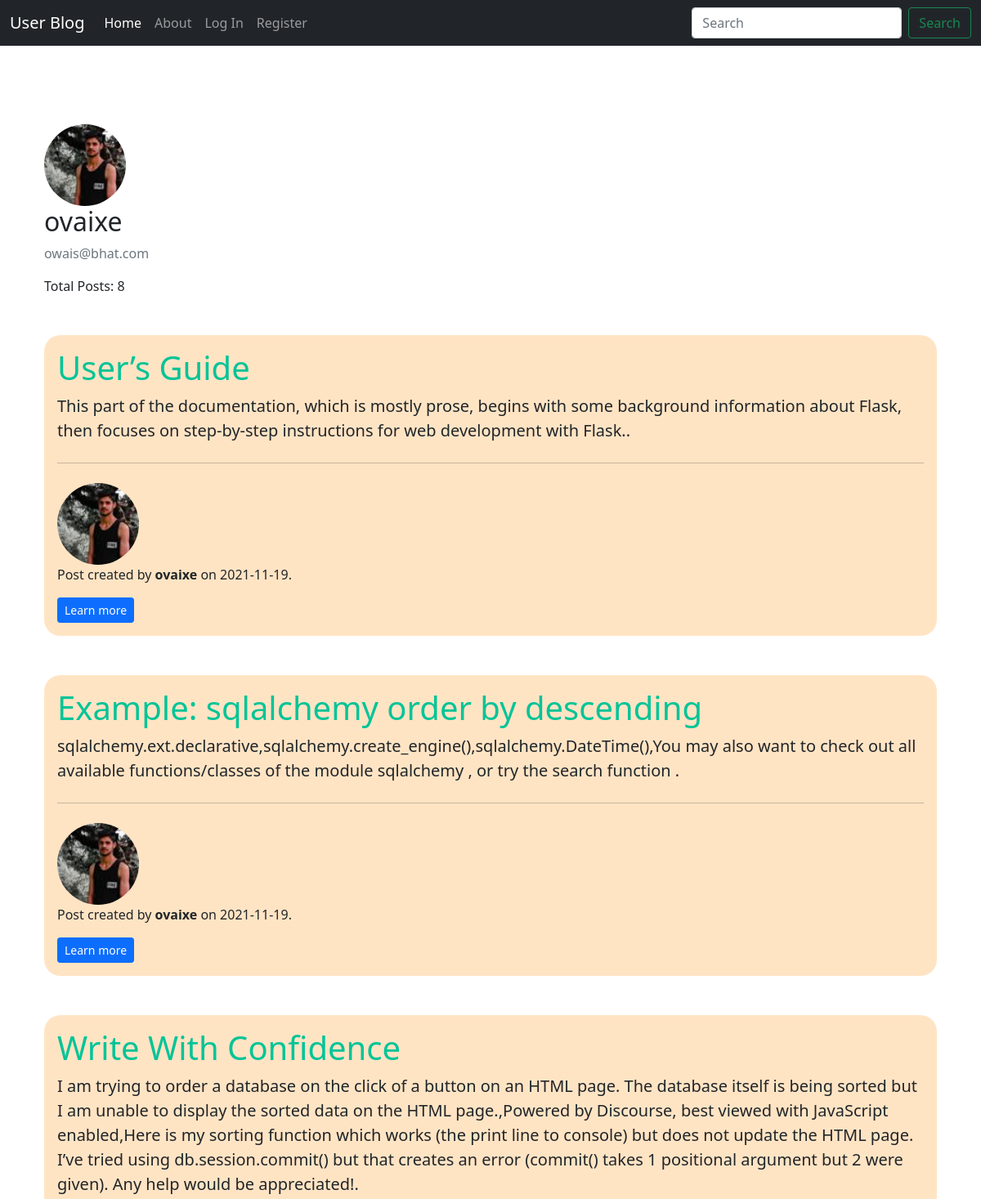
The page /user/ovaixe (upper part) on the database as committed earlier.
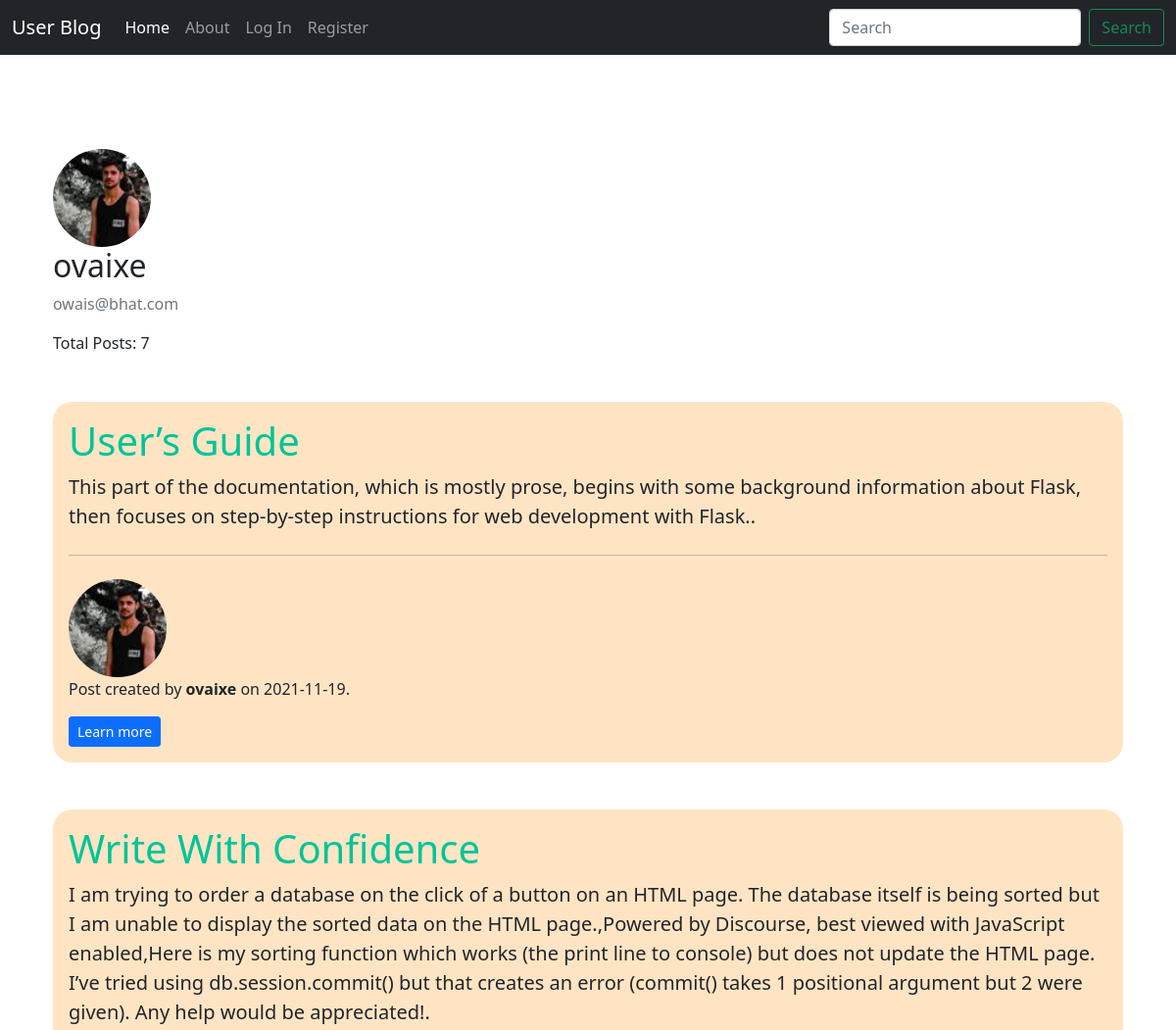
The same page on the database as committed later.
### blog/models.py (models this page shows, shortened)
class Post(db.Model):
    id = db.Column(db.Integer, primary_key=True)
    title = db.Column(db.String(50), nullable=False)
    content = db.Column(db.Text, nullable=False)
    date_posted = db.Column(db.DateTime, nullable=False, default=datetime.utcnow)
    user_id = db.Column(db.Integer, db.ForeignKey('user.id'), nullable=False)

class User(db.Model, UserMixin):
    id = db.Column(db.Integer, primary_key=True)
    username = db.Column(db.String(20), unique=True, nullable=False)
    email = db.Column(db.String(120), unique=True, nullable=False)
    image_file = db.Column(db.String(20), nullable=False, default='default.jpg')
    password = db.Column(db.String(60), nullable=False)
    posts = db.relationship('Post', backref='author', lazy=True)

### blog/users/routes.py (the view)
@users.route('/user/<string:username>')
def user(username):
    user = User.query.filter_by(username=username).first_or_404()
    posts = Post.query.filter_by(author=user).order_by(Post.date_posted.desc()).all()
    total_posts = len(posts)
    return render_template('user.html', posts=posts, total_posts=total_posts, user=user)

### blog/templates/user.html
{% extends 'home.html' %}
{% block content %}
    <div class="container py-5">
        <div class="media">
        <img class="rounded-circle account-img" src="{{ url_for('static', filename='imgs/'+user.image_file) }}">
        <div class="media-body">
            <h2 class="account-heading">{{ user.username }}</h2>
            <p class="text-secondary">{{ user.email }}</p>
            <p>Total Posts: {{ total_posts }}</p>
        </div>
        </div>
        {% for post in posts %}
            <div class="jumbotron post-card p-3 mt-5">
                <h1 class="display-6 p-title">{{ post.title }}</h1>
                <p class="lead">{{ post.content }}.</p>
                <hr class="my-4">
                <img class="rounded-circle account-img" src="{{ url_for('static', filename='imgs/'+post.author.image_file) }}">
                <p>Post created by <b>{{ post.author.username }}</b> on {{ post.date_posted.strftime('%Y-%m-%d') }}.</p>
                <a class="btn btn-primary btn-sm" href="{{ url_for('posts.post', post_id=post.id) }}" role="button">Learn more</a>
            </div>
        {% endfor %}
    </div>
{% endblock content %}

Rows that differ between the two databases and show on the page:
removed Post: title "Example: sqlalchemy order by descending", content "sqlalchemy.ext.declarative,sqlalchemy.create_engine(),sqlalchemy.DateTime(),You may also want to check out all available functions/classes of the module sqlalchemy , or try the search function", image_file (picture), author.username "ovaixe", date_posted "2021-11-19"
Other text that changed with them:
{{ total_posts }}: "8" → "7"
